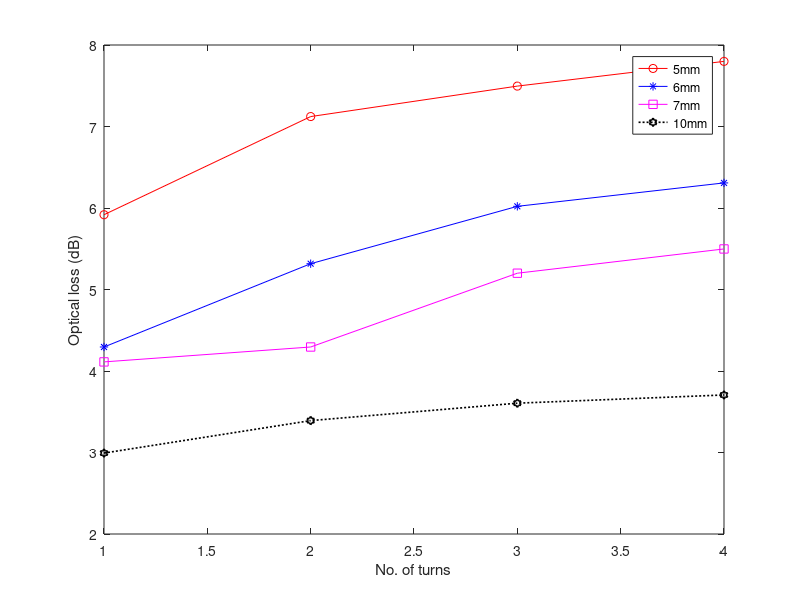

Reproduce this figure in MATLAB.
% Bending loss calculation
% alpha – optical loss
% n - number of turns
% d - bending diameter
% P - optical power before bending 0.05mW
% Pnd - optical power after bending
n=[1 2 3 4];
P=0.05;
% write your code in here
d1 = 5;
alpha1=[10*log10(P/0.0128) 10*log10(P/0.0097) 10*log10(P/0.0089) 10*log10(P/0.0083)];
d2 = 6;
alpha2=[10*log10(P/0.0186) 10*log10(P/0.0147) 10*log10(P/0.0125) 10*log10(P/0.0117)];
d3 = 7;
alpha3=[10*log10(P/0.0194) 10*log10(P/0.0186) 10*log10(P/0.0151) 10*log10(P/0.0141)];
d4 = 10;
alpha4=[10*log10(P/0.0251) 10*log10(P/0.0229) 10*log10(P/0.0218) 10*log10(P/0.0213)];
plot(n,alpha1,'r-o', n,alpha2,'b-*', n,alpha3, 'm-s',n,alpha4,'k:h', 'linewidth',1.2)
xlabel('No. of turns');
ylabel('Optical loss (dB)')
legend 5mm 6mm 7mm 10mm
